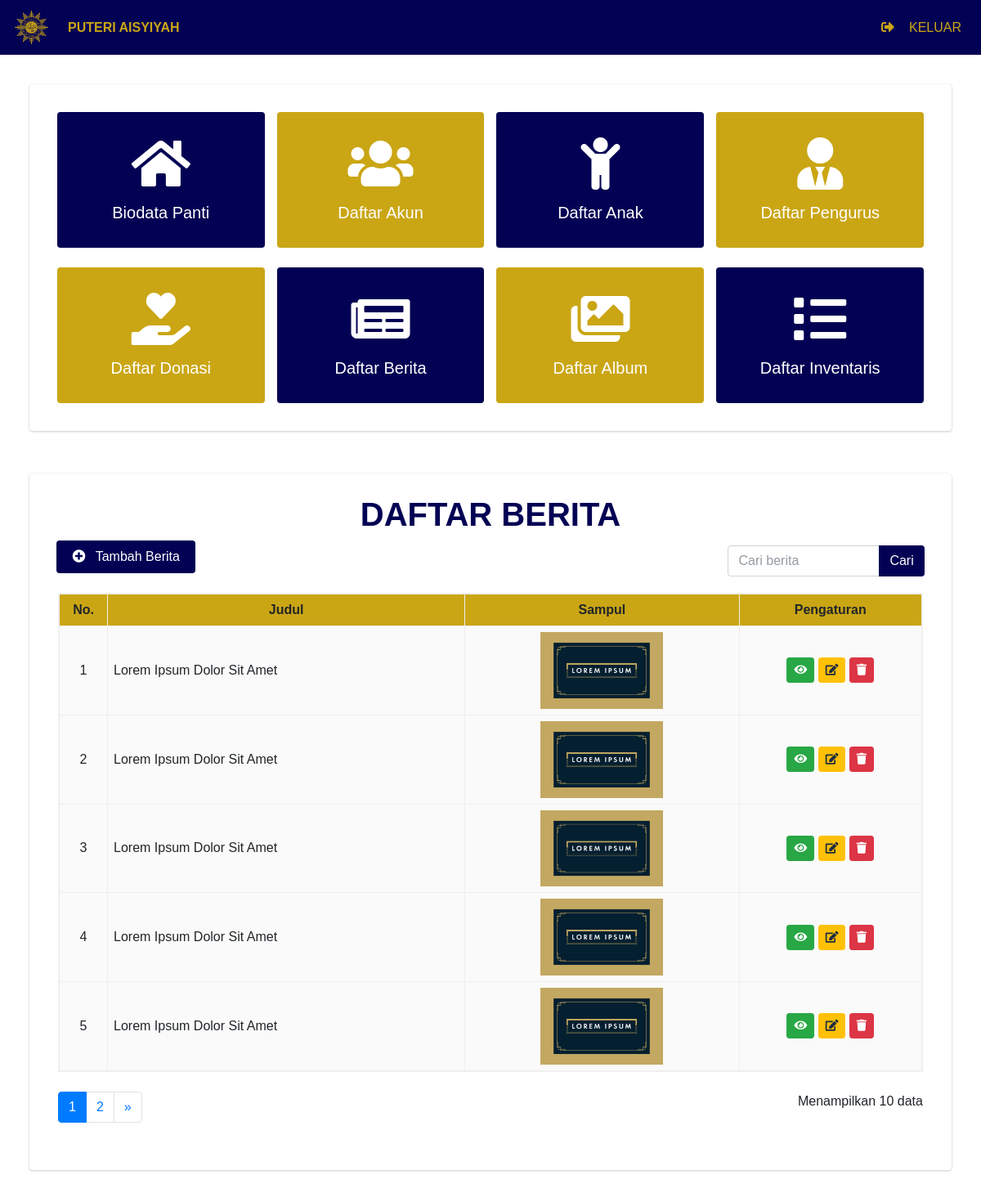
/index.php/admin/DaftarBerita, run on the app's committed database.
### tables this page shows
CREATE TABLE `tabel_berita` (
  `id_berita` int(11) NOT NULL,
  `tanggal_berita` date NOT NULL,
  `judul_berita` varchar(100) NOT NULL,
  `cover_berita` varchar(100) NOT NULL,
  `isi_berita` text NOT NULL
);

### application/controllers/Admin.php (called while the page is built, shortened)
<?php
  class Admin extends CI_Controller{
    public function __construct(){
      $this->load->library('form_validation');
      $this->load->library('pagination');
      $this->load->model('Model_admin', 'admin');
    }
    public function DaftarBerita(){
      $data['judul']      = 'Daftar Berita';
      $config['base_url'] = 'http://localhost/PuteriAisyiyah/Admin/DaftarBerita/index';
      if($this->input->post('submit')){
        if($this->input->post('search')){
          $data['search'] = $this->input->post('search');
          $this->db->like('judul_berita', $data['search']);
          $this->db->from('tabel_berita');
          $config['total_rows'] = $this->db->count_all_results();
          $data['total_rows']   = $config['total_rows'];
          $data['start']  = 0;
          $data['berita'] = $this->admin->getBerita1($data['search']);
        }
        else{
          $config['total_rows'] = $this->admin->countBerita();
          $data['total_rows']   = $config['total_rows'];
          $config['per_page']   = 5;
          $this->pagination->initialize($config);
          $data['start']  = $this->uri->segment(4);
          $data['berita'] = $this->admin->getBerita2($config['per_page'], $data['start']);
        }
      }
      else{
        $config['total_rows'] = $this->admin->countBerita();
        $data['total_rows']   = $config['total_rows'];
        $config['per_page']   = 5;
        $this->pagination->initialize($config);
        $data['start']  = $this->uri->segment(4);
        $data['berita'] = $this->admin->getBerita2($config['per_page'], $data['start']);
      }
      $this->load->view('Templates/head', $data);
      $this->load->view('Templates/navbarAdmin');
      $this->load->view('Admin/index');
      $this->load->view('Admin/DaftarBerita/index', $data);
      $this->load->view('Templates/foot');
    }
  }

### index.php (called while the page is built, shortened)
<?php
require_once BASEPATH.'core/CodeIgniter.php';

### application/config/config.php (called while the page is built, shortened)
<?php
$config['base_url'] = 'http://localhost/PuteriAisyiyah/';
$config['index_page'] = '';
$config['uri_protocol']	= 'REQUEST_URI';
$config['url_suffix'] = '';
$config['language']	= 'english';
$config['charset'] = 'UTF-8';
$config['enable_hooks'] = FALSE;
$config['subclass_prefix'] = 'MY_';
$config['composer_autoload'] = FALSE;
$config['permitted_uri_chars'] = 'a-z 0-9~%.:_\-';
$config['enable_query_strings'] = FALSE;
$config['controller_trigger'] = 'c';
$config['function_trigger'] = 'm';
$config['directory_trigger'] = 'd';
$config['allow_get_array'] = TRUE;
$config['log_threshold'] = 0;
$config['log_path'] = '';
$config['log_file_extension'] = '';
$config['log_file_permissions'] = 0644;
$config['log_date_format'] = 'Y-m-d G:i:s';
$config['error_views_path'] = '';
$config['cache_path'] = '';
$config['cache_query_string'] = FALSE;
$config['encryption_key'] = '';
$config['sess_driver'] = 'files';
$config['sess_cookie_name'] = 'ci_session';
$config['sess_expiration'] = 7200;
$config['sess_save_path'] = NULL;
$config['sess_match_ip'] = FALSE;
$config['sess_time_to_update'] = 300;
$config['sess_regenerate_destroy'] = FALSE;
$config['cookie_prefix']	= '';
$config['cookie_domain']	= '';
$config['cookie_path']		= '/';
$config['cookie_secure']	= FALSE;
$config['cookie_httponly'] 	= FALSE;
$config['standardize_newlines'] = FALSE;
$config['global_xss_filtering'] = FALSE;
$config['csrf_protection'] = FALSE;
$config['csrf_token_name'] = 'csrf_test_name';
$config['csrf_cookie_name'] = 'csrf_cookie_name';
$config['csrf_expire'] = 7200;
$config['csrf_regenerate'] = TRUE;
$config['csrf_exclude_uris'] = array();
$config['compress_output'] = FALSE;
$config['time_reference'] = 'local';
$config['rewrite_short_tags'] = FALSE;
$config['proxy_ips'] = '';

### application/models/Model_admin.php (called while the page is built, shortened)
<?php
  class Model_admin extends CI_Model{
    public function getBerita2($limit, $start){
      return $this->db->get('tabel_berita', $limit, $start)->result();
    }
  }

### application/views/Admin/DaftarBerita/index.php (the view, shortened to what this page needs)
<body>
  <div class="container-fluid" style="padding: 3%; margin-top: -3%">
    <div class="row">
      <div class="col-12">
        <div class="card" style="padding: 2%">
          <h1 class="mt-1" style="text-align: center; color: #030153"><b>DAFTAR BERITA</b></h1>
		      <div class="row">
            <div class="col-lg-6">
              <a href="<?= base_url('Admin/TambahBerita') ?>" style="margin-left: -15%">
                <button class="btn" style="width: 170px; height: 40px; background-color: #030153; color: white; margin-left: 17%">
                  <i class="fas fa-plus-circle mr-2"></i>
                  Tambah Berita
                </button>
              </a>
            </div>
	          <div class="col-lg-6">
							<form action="" method="post" style="width: 45%; margin-left: 53%; margin-top: 1%">
								<div class="input-group">
								  <input type="text" name="search" class="form-control" placeholder="Cari berita" autocomplete="off">
									<div class="input-group-append">
										<input class="btn" type="submit" name="submit" value="Cari" style="background-color: #030153; color: white">
									</div>
								</div>
							</form>
						</div>
	          <?php if(!$berita) : ?>
	            <div class="card-body">
	              <table style="width: 100%; border-style: solid; border-color: #EFEFEF" border="2">
	                <thead style="background-color: #CAA615; height: 40px">
	                  <tr style="text-align: center">
	                    <th>No.</th>
	                    <th>Judul</th>
	                    <th>Sampul</th>
	                    <th>Pengaturan</th>
	                  </tr>
	                </thead>
	                <tbody style="height: 50px">
	                  <tr>
	                    <td style="color: #7F7F7F" align="center" colspan="4">Tidak ada berita tersedia.</td>
	                  </tr>
									<tbody>
              </table>
            </div>
          <?php else : ?>
            <div class="card-body">
              <table style="width: 100%; border-style: solid; border-color: #EFEFEF" border="2">
                <thead style="background-color: #CAA615; height: 40px">
                  <tr style="text-align: center">
                    <th>No.</th>
                    <th>Judul</th>
                    <th>Sampul</th>
                    <th>Pengaturan</th>
                  </tr>
                </thead>
                <tbody style="height: 50px; background-color: #FAFAFA">
                  <?php
                    $no = $start + 1;
                    foreach($berita as $val){
                  ?>
                  <tr height="50px">
                    <td style="text-align: center"><?= $no ?></td>
                    <td style="padding: 7px"><?= $val->judul_berita ?></td>
                    <td style="padding: 7px" align="center">
											<img src="<?= base_url('assets/img/foto_berita/').$val->cover_berita ?>" style="max-width: 150px; max-height: 150px">
										</td>
										<td style="text-align: center">
                      <a href="<?= site_url('Admin/DetailBerita/'.$val->id_berita)?>" class="btn btn-success btn-sm">
                        <i class="fas fa-eye"></i>
                      </a>
                      <a href="<?= site_url('Admin/UbahBerita/'.$val->id_berita)?>" class="btn btn-warning btn-sm">
                        <i class="fas fa-edit"></i>
                      </a>
                      <a class="btn btn-danger btn-sm" data-toggle="modal" data-target="#hapusModal<?= $val->id_berita ?>" style="color: white" type="submit">
                        <i class="fas fa-trash"></i>
                      </a>
                    </td>
                  </tr>
                  <?php $no++; } ?>
                </tbody>
              </table>
							<div class="row mt-4">
								<div class="col-lg-10">
									<?= $this->pagination->create_links() ?>
								</div>
								<div class="col-lg-2">
									<p align="right">Menampilkan <?= $total_rows ?> data</p>
								</div>
							</div>
            </div>
          <?php endif ?>
        </div>
      </div>
    </div>
  </div>
</body>

### data on the page
tabel_berita: judul_berita "Lorem Ipsum Dolor Sit Amet", cover_berita (picture)
tabel_berita: judul_berita "Lorem Ipsum Dolor Sit Amet", cover_berita (picture)
tabel_berita: judul_berita "Lorem Ipsum Dolor Sit Amet", cover_berita (picture)
tabel_berita: judul_berita "Lorem Ipsum Dolor Sit Amet", cover_berita (picture)
tabel_berita: judul_berita "Lorem Ipsum Dolor Sit Amet", cover_berita (picture)

### other printed values
$this->pagination->create_links() "1 2 »"
$total_rows "10"
